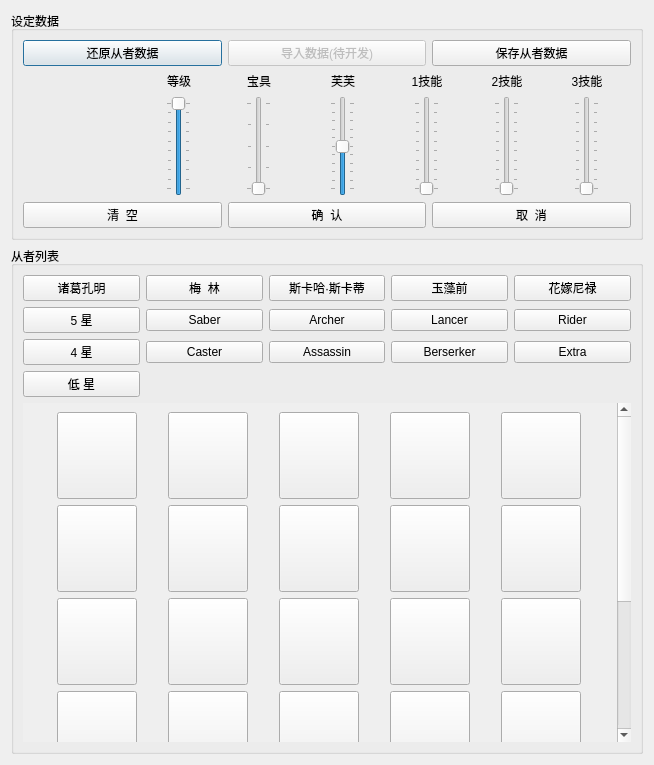
<?xml version="1.0" encoding="UTF-8"?>
<ui version="4.0">
 <class>Dialog</class>
 <widget class="QDialog" name="Dialog">
  <property name="geometry">
   <rect>
    <x>0</x>
    <y>0</y>
    <width>654</width>
    <height>765</height>
   </rect>
  </property>
  <property name="windowTitle">
   <string>选择从者</string>
  </property>
  <layout class="QVBoxLayout" name="verticalLayout_2">
   <item>
    <widget class="QGroupBox" name="groupBox_2">
     <property name="title">
      <string>设定数据</string>
     </property>
     <layout class="QVBoxLayout" name="verticalLayout_11">
      <item>
       <layout class="QHBoxLayout" name="horizontalLayout_3">
        <item>
         <widget class="QPushButton" name="btn_data_reset">
          <property name="text">
           <string>还原从者数据</string>
          </property>
         </widget>
        </item>
        <item>
         <widget class="QPushButton" name="btn_data_input">
          <property name="enabled">
           <bool>false</bool>
          </property>
          <property name="text">
           <string>导入数据(待开发)</string>
          </property>
         </widget>
        </item>
        <item>
         <widget class="QPushButton" name="btn_data_output">
          <property name="text">
           <string>保存从者数据</string>
          </property>
         </widget>
        </item>
       </layout>
      </item>
      <item>
       <layout class="QHBoxLayout" name="horizontalLayout">
        <item>
         <layout class="QVBoxLayout" name="verticalLayout_7">
          <item>
           <widget class="QLabel" name="label_servant_pic">
            <property name="minimumSize">
             <size>
              <width>110</width>
              <height>120</height>
             </size>
            </property>
            <property name="maximumSize">
             <size>
              <width>110</width>
              <height>120</height>
             </size>
            </property>
            <property name="frameShape">
             <enum>QFrame::NoFrame</enum>
            </property>
            <property name="text">
             <string/>
            </property>
            <property name="alignment">
             <set>Qt::AlignCenter</set>
            </property>
           </widget>
          </item>
         </layout>
        </item>
        <item>
         <layout class="QVBoxLayout" name="verticalLayout_6">
          <item>
           <widget class="QLabel" name="label_servant_level">
            <property name="minimumSize">
             <size>
              <width>72</width>
              <height>0</height>
             </size>
            </property>
            <property name="text">
             <string>等级</string>
            </property>
            <property name="alignment">
             <set>Qt::AlignCenter</set>
            </property>
           </widget>
          </item>
          <item>
           <layout class="QHBoxLayout" name="horizontalLayout_2">
            <item>
             <widget class="QSlider" name="bar_servant_holygrail">
              <property name="sizePolicy">
               <sizepolicy hsizetype="Fixed" vsizetype="Minimum">
                <horstretch>0</horstretch>
                <verstretch>0</verstretch>
               </sizepolicy>
              </property>
              <property name="minimumSize">
               <size>
                <width>0</width>
                <height>100</height>
               </size>
              </property>
              <property name="minimum">
               <number>0</number>
              </property>
              <property name="maximum">
               <number>9</number>
              </property>
              <property name="singleStep">
               <number>1</number>
              </property>
              <property name="pageStep">
               <number>1</number>
              </property>
              <property name="value">
               <number>9</number>
              </property>
              <property name="orientation">
               <enum>Qt::Vertical</enum>
              </property>
              <property name="tickPosition">
               <enum>QSlider::TicksBothSides</enum>
              </property>
             </widget>
            </item>
           </layout>
          </item>
         </layout>
        </item>
        <item>
         <layout class="QVBoxLayout" name="verticalLayout_5">
          <item>
           <widget class="QLabel" name="label_servant_np">
            <property name="minimumSize">
             <size>
              <width>72</width>
              <height>0</height>
             </size>
            </property>
            <property name="text">
             <string>宝具</string>
            </property>
            <property name="alignment">
             <set>Qt::AlignCenter</set>
            </property>
           </widget>
          </item>
          <item>
           <layout class="QHBoxLayout" name="horizontalLayout_4">
            <item>
             <widget class="QSlider" name="bar_servant_np">
              <property name="sizePolicy">
               <sizepolicy hsizetype="Fixed" vsizetype="Minimum">
                <horstretch>0</horstretch>
                <verstretch>0</verstretch>
               </sizepolicy>
              </property>
              <property name="minimumSize">
               <size>
                <width>0</width>
                <height>100</height>
               </size>
              </property>
              <property name="minimum">
               <number>1</number>
              </property>
              <property name="maximum">
               <number>5</number>
              </property>
              <property name="pageStep">
               <number>1</number>
              </property>
              <property name="value">
               <number>1</number>
              </property>
              <property name="orientation">
               <enum>Qt::Vertical</enum>
              </property>
              <property name="tickPosition">
               <enum>QSlider::TicksBothSides</enum>
              </property>
             </widget>
            </item>
           </layout>
          </item>
         </layout>
        </item>
        <item>
         <layout class="QVBoxLayout" name="verticalLayout_8">
          <item>
           <widget class="QLabel" name="label_servant_fufu">
            <property name="minimumSize">
             <size>
              <width>80</width>
              <height>0</height>
             </size>
            </property>
            <property name="text">
             <string>芙芙</string>
            </property>
            <property name="alignment">
             <set>Qt::AlignCenter</set>
            </property>
           </widget>
          </item>
          <item>
           <layout class="QHBoxLayout" name="horizontalLayout_9">
            <item>
             <widget class="QSlider" name="bar_servant_fufu">
              <property name="sizePolicy">
               <sizepolicy hsizetype="Fixed" vsizetype="Minimum">
                <horstretch>0</horstretch>
                <verstretch>0</verstretch>
               </sizepolicy>
              </property>
              <property name="minimumSize">
               <size>
                <width>0</width>
                <height>100</height>
               </size>
              </property>
              <property name="maximum">
               <number>200</number>
              </property>
              <property name="singleStep">
               <number>1</number>
              </property>
              <property name="pageStep">
               <number>1</number>
              </property>
              <property name="value">
               <number>100</number>
              </property>
              <property name="orientation">
               <enum>Qt::Vertical</enum>
              </property>
              <property name="tickPosition">
               <enum>QSlider::TicksBothSides</enum>
              </property>
              <property name="tickInterval">
               <number>20</number>
              </property>
             </widget>
            </item>
           </layout>
          </item>
         </layout>
        </item>
        <item>
         <layout class="QVBoxLayout" name="verticalLayout_4">
          <item>
           <widget class="QLabel" name="label_servant_skill1">
            <property name="minimumSize">
             <size>
              <width>72</width>
              <height>0</height>
             </size>
            </property>
            <property name="text">
             <string>1技能</string>
            </property>
            <property name="alignment">
             <set>Qt::AlignCenter</set>
            </property>
           </widget>
          </item>
          <item>
           <layout class="QHBoxLayout" name="horizontalLayout_5">
            <item>
             <widget class="QSlider" name="bar_servant_skill1">
              <property name="sizePolicy">
               <sizepolicy hsizetype="Fixed" vsizetype="Minimum">
                <horstretch>0</horstretch>
                <verstretch>0</verstretch>
               </sizepolicy>
              </property>
              <property name="minimumSize">
               <size>
                <width>0</width>
                <height>100</height>
               </size>
              </property>
              <property name="minimum">
               <number>1</number>
              </property>
              <property name="maximum">
               <number>10</number>
              </property>
              <property name="pageStep">
               <number>1</number>
              </property>
              <property name="value">
               <number>1</number>
              </property>
              <property name="orientation">
               <enum>Qt::Vertical</enum>
              </property>
              <property name="tickPosition">
               <enum>QSlider::TicksBothSides</enum>
              </property>
             </widget>
            </item>
           </layout>
          </item>
         </layout>
        </item>
        <item>
         <layout class="QVBoxLayout" name="verticalLayout_3">
          <item>
           <widget class="QLabel" name="label_servant_skill2">
            <property name="minimumSize">
             <size>
              <width>72</width>
              <height>0</height>
             </size>
            </property>
            <property name="text">
             <string>2技能</string>
            </property>
            <property name="alignment">
             <set>Qt::AlignCenter</set>
            </property>
           </widget>
          </item>
          <item>
           <layout class="QHBoxLayout" name="horizontalLayout_6">
            <item>
             <widget class="QSlider" name="bar_servant_skill2">
              <property name="sizePolicy">
               <sizepolicy hsizetype="Fixed" vsizetype="Minimum">
                <horstretch>0</horstretch>
                <verstretch>0</verstretch>
               </sizepolicy>
              </property>
              <property name="minimumSize">
               <size>
                <width>0</width>
                <height>100</height>
               </size>
              </property>
              <property name="minimum">
               <number>1</number>
              </property>
              <property name="maximum">
               <number>10</number>
              </property>
              <property name="pageStep">
               <number>1</number>
              </property>
              <property name="value">
               <number>1</number>
              </property>
              <property name="orientation">
               <enum>Qt::Vertical</enum>
              </property>
              <property name="tickPosition">
               <enum>QSlider::TicksBothSides</enum>
              </property>
             </widget>
            </item>
           </layout>
          </item>
         </layout>
        </item>
        <item>
         <layout class="QVBoxLayout" name="verticalLayout">
          <item>
           <widget class="QLabel" name="label_servant_skill3">
            <property name="minimumSize">
             <size>
              <width>72</width>
              <height>0</height>
             </size>
            </property>
            <property name="text">
             <string>3技能</string>
            </property>
            <property name="alignment">
             <set>Qt::AlignCenter</set>
            </property>
           </widget>
          </item>
          <item>
           <layout class="QHBoxLayout" name="horizontalLayout_7">
            <item>
             <widget class="QSlider" name="bar_servant_skill3">
              <property name="sizePolicy">
               <sizepolicy hsizetype="Fixed" vsizetype="Minimum">
                <horstretch>0</horstretch>
                <verstretch>0</verstretch>
               </sizepolicy>
              </property>
              <property name="minimumSize">
               <size>
                <width>0</width>
                <height>100</height>
               </size>
              </property>
              <property name="minimum">
               <number>1</number>
              </property>
              <property name="maximum">
               <number>10</number>
              </property>
              <property name="pageStep">
               <number>1</number>
              </property>
              <property name="value">
               <number>1</number>
              </property>
              <property name="orientation">
               <enum>Qt::Vertical</enum>
              </property>
              <property name="tickPosition">
               <enum>QSlider::TicksBothSides</enum>
              </property>
             </widget>
            </item>
           </layout>
          </item>
         </layout>
        </item>
       </layout>
      </item>
      <item>
       <layout class="QHBoxLayout" name="horizontalLayout_8">
        <item>
         <widget class="QPushButton" name="btn_clear">
          <property name="text">
           <string>清  空</string>
          </property>
         </widget>
        </item>
        <item>
         <widget class="QPushButton" name="btn_confirm">
          <property name="text">
           <string>确  认</string>
          </property>
         </widget>
        </item>
        <item>
         <widget class="QPushButton" name="btn_cancel">
          <property name="text">
           <string>取  消</string>
          </property>
         </widget>
        </item>
       </layout>
      </item>
     </layout>
    </widget>
   </item>
   <item>
    <widget class="QGroupBox" name="groupBox">
     <property name="title">
      <string>从者列表</string>
     </property>
     <layout class="QVBoxLayout" name="verticalLayout_10">
      <item>
       <layout class="QHBoxLayout" name="horizontalLayout_10">
        <item>
         <widget class="QPushButton" name="btn_kongming">
          <property name="text">
           <string>诸葛孔明</string>
          </property>
         </widget>
        </item>
        <item>
         <widget class="QPushButton" name="btn_merlin">
          <property name="text">
           <string>梅  林</string>
          </property>
         </widget>
        </item>
        <item>
         <widget class="QPushButton" name="btn_cba">
          <property name="text">
           <string>斯卡哈·斯卡蒂</string>
          </property>
         </widget>
        </item>
        <item>
         <widget class="QPushButton" name="btn_tamamo">
          <property name="text">
           <string>玉藻前</string>
          </property>
         </widget>
        </item>
        <item>
         <widget class="QPushButton" name="btn_nero_bride">
          <property name="text">
           <string>花嫁尼禄</string>
          </property>
         </widget>
        </item>
       </layout>
      </item>
      <item>
       <layout class="QGridLayout" name="gridLayout">
        <item row="1" column="3">
         <widget class="QPushButton" name="btn_lancer">
          <property name="text">
           <string>Lancer</string>
          </property>
         </widget>
        </item>
        <item row="3" column="0">
         <widget class="QPushButton" name="btn_lowstars">
          <property name="text">
           <string>低 星</string>
          </property>
         </widget>
        </item>
        <item row="2" column="0">
         <widget class="QPushButton" name="btn_4stars">
          <property name="text">
           <string>4 星</string>
          </property>
         </widget>
        </item>
        <item row="2" column="1">
         <widget class="QPushButton" name="btn_caster">
          <property name="text">
           <string>Caster</string>
          </property>
         </widget>
        </item>
        <item row="1" column="2">
         <widget class="QPushButton" name="btn_archer">
          <property name="text">
           <string>Archer</string>
          </property>
         </widget>
        </item>
        <item row="2" column="4">
         <widget class="QPushButton" name="btn_extra">
          <property name="text">
           <string>Extra</string>
          </property>
         </widget>
        </item>
        <item row="2" column="3">
         <widget class="QPushButton" name="btn_berserker">
          <property name="text">
           <string>Berserker</string>
          </property>
         </widget>
        </item>
        <item row="1" column="1">
         <widget class="QPushButton" name="btn_saber">
          <property name="text">
           <string>Saber</string>
          </property>
         </widget>
        </item>
        <item row="1" column="0">
         <widget class="QPushButton" name="btn_5stars">
          <property name="text">
           <string>5 星</string>
          </property>
         </widget>
        </item>
        <item row="1" column="4">
         <widget class="QPushButton" name="btn_rider">
          <property name="text">
           <string>Rider</string>
          </property>
         </widget>
        </item>
        <item row="2" column="2">
         <widget class="QPushButton" name="btn_assassin">
          <property name="text">
           <string>Assassin</string>
          </property>
         </widget>
        </item>
       </layout>
      </item>
      <item>
       <widget class="QScrollArea" name="scrollArea">
        <property name="frameShape">
         <enum>QFrame::NoFrame</enum>
        </property>
        <property name="frameShadow">
         <enum>QFrame::Sunken</enum>
        </property>
        <property name="verticalScrollBarPolicy">
         <enum>Qt::ScrollBarAlwaysOn</enum>
        </property>
        <property name="horizontalScrollBarPolicy">
         <enum>Qt::ScrollBarAlwaysOff</enum>
        </property>
        <property name="sizeAdjustPolicy">
         <enum>QAbstractScrollArea::AdjustIgnored</enum>
        </property>
        <property name="widgetResizable">
         <bool>true</bool>
        </property>
        <widget class="QWidget" name="scrollAreaWidgetContents_3">
         <property name="geometry">
          <rect>
           <x>0</x>
           <y>0</y>
           <width>587</width>
           <height>581</height>
          </rect>
         </property>
         <layout class="QVBoxLayout" name="verticalLayout_9">
          <item>
           <layout class="QGridLayout" name="gridLayout_2">
            <item row="3" column="2">
             <widget class="QPushButton" name="btn_servant_18">
              <property name="minimumSize">
               <size>
                <width>80</width>
                <height>87</height>
               </size>
              </property>
              <property name="maximumSize">
               <size>
                <width>80</width>
                <height>87</height>
               </size>
              </property>
              <property name="text">
               <string/>
              </property>
              <property name="iconSize">
               <size>
                <width>80</width>
                <height>87</height>
               </size>
              </property>
             </widget>
            </item>
            <item row="0" column="4">
             <widget class="QPushButton" name="btn_servant_5">
              <property name="minimumSize">
               <size>
                <width>80</width>
                <height>87</height>
               </size>
              </property>
              <property name="maximumSize">
               <size>
                <width>80</width>
                <height>87</height>
               </size>
              </property>
              <property name="text">
               <string/>
              </property>
              <property name="iconSize">
               <size>
                <width>80</width>
                <height>87</height>
               </size>
              </property>
             </widget>
            </item>
            <item row="2" column="1">
             <widget class="QPushButton" name="btn_servant_12">
              <property name="minimumSize">
               <size>
                <width>80</width>
                <height>87</height>
               </size>
              </property>
              <property name="maximumSize">
               <size>
                <width>80</width>
                <height>87</height>
               </size>
              </property>
              <property name="text">
               <string/>
              </property>
              <property name="iconSize">
               <size>
                <width>80</width>
                <height>87</height>
               </size>
              </property>
             </widget>
            </item>
            <item row="3" column="4">
             <widget class="QPushButton" name="btn_servant_20">
              <property name="minimumSize">
               <size>
                <width>80</width>
                <height>87</height>
               </size>
              </property>
              <property name="maximumSize">
               <size>
                <width>80</width>
                <height>87</height>
               </size>
              </property>
              <property name="text">
               <string/>
              </property>
              <property name="iconSize">
               <size>
                <width>80</width>
                <height>87</height>
               </size>
              </property>
             </widget>
            </item>
            <item row="0" column="3">
             <widget class="QPushButton" name="btn_servant_4">
              <property name="minimumSize">
               <size>
                <width>80</width>
                <height>87</height>
               </size>
              </property>
              <property name="maximumSize">
               <size>
                <width>80</width>
                <height>87</height>
               </size>
              </property>
              <property name="text">
               <string/>
              </property>
              <property name="iconSize">
               <size>
                <width>80</width>
                <height>87</height>
               </size>
              </property>
             </widget>
            </item>
            <item row="3" column="0">
             <widget class="QPushButton" name="btn_servant_16">
              <property name="minimumSize">
               <size>
                <width>80</width>
                <height>87</height>
               </size>
              </property>
              <property name="maximumSize">
               <size>
                <width>80</width>
                <height>87</height>
               </size>
              </property>
              <property name="text">
               <string/>
              </property>
              <property name="iconSize">
               <size>
                <width>80</width>
                <height>87</height>
               </size>
              </property>
             </widget>
            </item>
            <item row="1" column="1">
             <widget class="QPushButton" name="btn_servant_7">
              <property name="minimumSize">
               <size>
                <width>80</width>
                <height>87</height>
               </size>
              </property>
              <property name="maximumSize">
               <size>
                <width>80</width>
                <height>87</height>
               </size>
              </property>
              <property name="text">
               <string/>
              </property>
              <property name="iconSize">
               <size>
                <width>80</width>
                <height>87</height>
               </size>
              </property>
             </widget>
            </item>
            <item row="2" column="2">
             <widget class="QPushButton" name="btn_servant_13">
              <property name="minimumSize">
               <size>
                <width>80</width>
                <height>87</height>
               </size>
              </property>
              <property name="maximumSize">
               <size>
                <width>80</width>
                <height>87</height>
               </size>
              </property>
              <property name="text">
               <string/>
              </property>
              <property name="iconSize">
               <size>
                <width>80</width>
                <height>87</height>
               </size>
              </property>
             </widget>
            </item>
            <item row="2" column="0">
             <widget class="QPushButton" name="btn_servant_11">
              <property name="minimumSize">
               <size>
                <width>80</width>
                <height>87</height>
               </size>
              </property>
              <property name="maximumSize">
               <size>
                <width>80</width>
                <height>87</height>
               </size>
              </property>
              <property name="text">
               <string/>
              </property>
              <property name="iconSize">
               <size>
                <width>80</width>
                <height>87</height>
               </size>
              </property>
             </widget>
            </item>
            <item row="4" column="1">
             <widget class="QPushButton" name="btn_servant_22">
              <property name="minimumSize">
               <size>
                <width>80</width>
                <height>87</height>
               </size>
              </property>
              <property name="maximumSize">
               <size>
                <width>80</width>
                <height>87</height>
               </size>
              </property>
              <property name="text">
               <string/>
              </property>
              <property name="iconSize">
               <size>
                <width>80</width>
                <height>87</height>
               </size>
              </property>
             </widget>
            </item>
            <item row="3" column="3">
             <widget class="QPushButton" name="btn_servant_19">
              <property name="minimumSize">
               <size>
                <width>80</width>
                <height>87</height>
               </size>
              </property>
              <property name="maximumSize">
               <size>
                <width>80</width>
                <height>87</height>
               </size>
              </property>
              <property name="text">
               <string/>
              </property>
              <property name="iconSize">
               <size>
                <width>80</width>
                <height>87</height>
               </size>
              </property>
             </widget>
            </item>
            <item row="4" column="2">
             <widget class="QPushButton" name="btn_servant_23">
              <property name="minimumSize">
               <size>
                <width>80</width>
                <height>87</height>
               </size>
              </property>
              <property name="maximumSize">
               <size>
                <width>80</width>
                <height>87</height>
               </size>
              </property>
              <property name="text">
               <string/>
              </property>
              <property name="iconSize">
               <size>
                <width>80</width>
                <height>87</height>
               </size>
              </property>
             </widget>
            </item>
            <item row="0" column="0">
             <widget class="QPushButton" name="btn_servant_1">
              <property name="minimumSize">
               <size>
                <width>80</width>
                <height>87</height>
               </size>
              </property>
              <property name="maximumSize">
               <size>
                <width>80</width>
                <height>87</height>
               </size>
              </property>
              <property name="text">
               <string/>
              </property>
              <property name="iconSize">
               <size>
                <width>80</width>
                <height>87</height>
               </size>
              </property>
             </widget>
            </item>
            <item row="4" column="3">
             <widget class="QPushButton" name="btn_servant_24">
              <property name="minimumSize">
               <size>
                <width>80</width>
                <height>87</height>
               </size>
              </property>
              <property name="maximumSize">
               <size>
                <width>80</width>
                <height>87</height>
               </size>
              </property>
              <property name="text">
               <string/>
              </property>
              <property name="iconSize">
               <size>
                <width>80</width>
                <height>87</height>
               </size>
              </property>
             </widget>
            </item>
            <item row="1" column="0">
             <widget class="QPushButton" name="btn_servant_6">
              <property name="minimumSize">
               <size>
                <width>80</width>
                <height>87</height>
               </size>
              </property>
              <property name="maximumSize">
               <size>
                <width>80</width>
                <height>87</height>
               </size>
              </property>
              <property name="text">
               <string/>
              </property>
              <property name="iconSize">
               <size>
                <width>80</width>
                <height>87</height>
               </size>
              </property>
             </widget>
            </item>
            <item row="0" column="1">
             <widget class="QPushButton" name="btn_servant_2">
              <property name="minimumSize">
               <size>
                <width>80</width>
                <height>87</height>
               </size>
              </property>
              <property name="maximumSize">
               <size>
                <width>80</width>
                <height>87</height>
               </size>
              </property>
              <property name="text">
               <string/>
              </property>
              <property name="iconSize">
               <size>
                <width>80</width>
                <height>87</height>
               </size>
              </property>
             </widget>
            </item>
            <item row="1" column="2">
             <widget class="QPushButton" name="btn_servant_8">
              <property name="minimumSize">
               <size>
                <width>80</width>
                <height>87</height>
               </size>
              </property>
              <property name="maximumSize">
               <size>
                <width>80</width>
                <height>87</height>
               </size>
              </property>
              <property name="text">
               <string/>
              </property>
              <property name="iconSize">
               <size>
                <width>80</width>
                <height>87</height>
               </size>
              </property>
             </widget>
            </item>
            <item row="0" column="2">
             <widget class="QPushButton" name="btn_servant_3">
              <property name="minimumSize">
               <size>
                <width>80</width>
                <height>87</height>
               </size>
              </property>
              <property name="maximumSize">
               <size>
                <width>80</width>
                <height>87</height>
               </size>
              </property>
              <property name="text">
               <string/>
              </property>
              <property name="iconSize">
               <size>
                <width>80</width>
                <height>87</height>
               </size>
              </property>
             </widget>
            </item>
            <item row="1" column="4">
             <widget class="QPushButton" name="btn_servant_10">
              <property name="minimumSize">
               <size>
                <width>80</width>
                <height>87</height>
               </size>
              </property>
              <property name="maximumSize">
               <size>
                <width>80</width>
                <height>87</height>
               </size>
              </property>
              <property name="text">
               <string/>
              </property>
              <property name="iconSize">
               <size>
                <width>80</width>
                <height>87</height>
               </size>
              </property>
             </widget>
            </item>
            <item row="1" column="3">
             <widget class="QPushButton" name="btn_servant_9">
              <property name="minimumSize">
               <size>
                <width>80</width>
                <height>87</height>
               </size>
              </property>
              <property name="maximumSize">
               <size>
                <width>80</width>
                <height>87</height>
               </size>
              </property>
              <property name="text">
               <string/>
              </property>
              <property name="iconSize">
               <size>
                <width>80</width>
                <height>87</height>
               </size>
              </property>
             </widget>
            </item>
            <item row="2" column="3">
             <widget class="QPushButton" name="btn_servant_14">
              <property name="minimumSize">
               <size>
                <width>80</width>
                <height>87</height>
               </size>
              </property>
              <property name="maximumSize">
               <size>
                <width>80</width>
                <height>87</height>
               </size>
              </property>
              <property name="text">
               <string/>
              </property>
              <property name="iconSize">
               <size>
                <width>80</width>
                <height>87</height>
               </size>
              </property>
             </widget>
            </item>
            <item row="3" column="1">
             <widget class="QPushButton" name="btn_servant_17">
              <property name="minimumSize">
               <size>
                <width>80</width>
                <height>87</height>
               </size>
              </property>
              <property name="maximumSize">
               <size>
                <width>80</width>
                <height>87</height>
               </size>
              </property>
              <property name="text">
               <string/>
              </property>
              <property name="iconSize">
               <size>
                <width>80</width>
                <height>87</height>
               </size>
              </property>
             </widget>
            </item>
            <item row="4" column="4">
             <widget class="QPushButton" name="btn_servant_25">
              <property name="minimumSize">
               <size>
                <width>80</width>
                <height>87</height>
               </size>
              </property>
              <property name="maximumSize">
               <size>
                <width>80</width>
                <height>87</height>
               </size>
              </property>
              <property name="text">
               <string/>
              </property>
              <property name="iconSize">
               <size>
                <width>80</width>
                <height>87</height>
               </size>
              </property>
             </widget>
            </item>
            <item row="2" column="4">
             <widget class="QPushButton" name="btn_servant_15">
              <property name="minimumSize">
               <size>
                <width>80</width>
                <height>87</height>
               </size>
              </property>
              <property name="maximumSize">
               <size>
                <width>80</width>
                <height>87</height>
               </size>
              </property>
              <property name="text">
               <string/>
              </property>
              <property name="iconSize">
               <size>
                <width>80</width>
                <height>87</height>
               </size>
              </property>
             </widget>
            </item>
            <item row="4" column="0">
             <widget class="QPushButton" name="btn_servant_21">
              <property name="minimumSize">
               <size>
                <width>80</width>
                <height>87</height>
               </size>
              </property>
              <property name="maximumSize">
               <size>
                <width>80</width>
                <height>87</height>
               </size>
              </property>
              <property name="text">
               <string/>
              </property>
              <property name="iconSize">
               <size>
                <width>80</width>
                <height>87</height>
               </size>
              </property>
             </widget>
            </item>
            <item row="5" column="0">
             <widget class="QPushButton" name="btn_servant_26">
              <property name="minimumSize">
               <size>
                <width>80</width>
                <height>87</height>
               </size>
              </property>
              <property name="maximumSize">
               <size>
                <width>80</width>
                <height>87</height>
               </size>
              </property>
              <property name="text">
               <string/>
              </property>
              <property name="iconSize">
               <size>
                <width>80</width>
                <height>87</height>
               </size>
              </property>
             </widget>
            </item>
            <item row="5" column="1">
             <widget class="QPushButton" name="btn_servant_27">
              <property name="minimumSize">
               <size>
                <width>80</width>
                <height>87</height>
               </size>
              </property>
              <property name="maximumSize">
               <size>
                <width>80</width>
                <height>87</height>
               </size>
              </property>
              <property name="text">
               <string/>
              </property>
              <property name="iconSize">
               <size>
                <width>80</width>
                <height>87</height>
               </size>
              </property>
             </widget>
            </item>
            <item row="5" column="2">
             <widget class="QPushButton" name="btn_servant_28">
              <property name="minimumSize">
               <size>
                <width>80</width>
                <height>87</height>
               </size>
              </property>
              <property name="maximumSize">
               <size>
                <width>80</width>
                <height>87</height>
               </size>
              </property>
              <property name="text">
               <string/>
              </property>
              <property name="iconSize">
               <size>
                <width>80</width>
                <height>87</height>
               </size>
              </property>
             </widget>
            </item>
            <item row="5" column="3">
             <widget class="QPushButton" name="btn_servant_29">
              <property name="minimumSize">
               <size>
                <width>80</width>
                <height>87</height>
               </size>
              </property>
              <property name="maximumSize">
               <size>
                <width>80</width>
                <height>87</height>
               </size>
              </property>
              <property name="text">
               <string/>
              </property>
              <property name="iconSize">
               <size>
                <width>80</width>
                <height>87</height>
               </size>
              </property>
             </widget>
            </item>
            <item row="5" column="4">
             <widget class="QPushButton" name="btn_servant_30">
              <property name="minimumSize">
               <size>
                <width>80</width>
                <height>87</height>
               </size>
              </property>
              <property name="maximumSize">
               <size>
                <width>80</width>
                <height>87</height>
               </size>
              </property>
              <property name="text">
               <string/>
              </property>
              <property name="iconSize">
               <size>
                <width>80</width>
                <height>87</height>
               </size>
              </property>
             </widget>
            </item>
           </layout>
          </item>
         </layout>
        </widget>
       </widget>
      </item>
     </layout>
    </widget>
   </item>
  </layout>
 </widget>
 <resources/>
 <connections/>
</ui>
